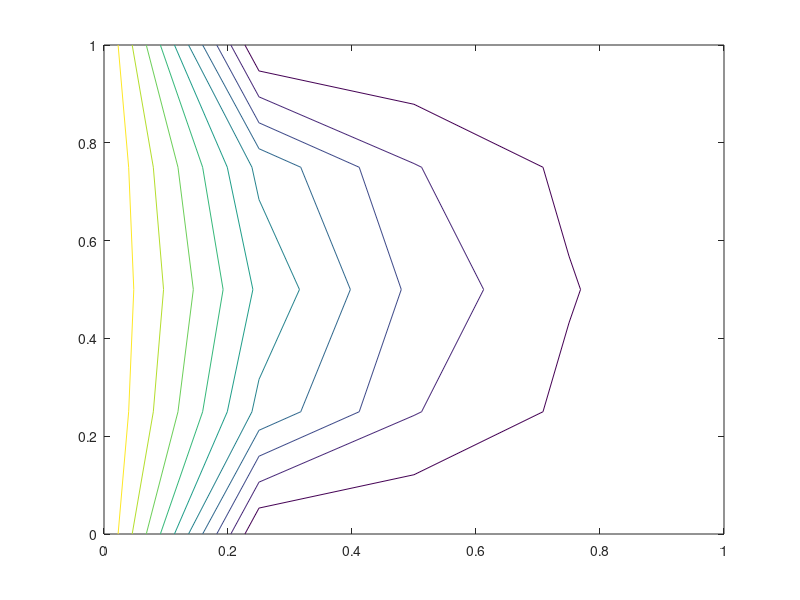

Reproduce this figure in MATLAB.
%% Diffusion2D_Iterative
% ------------------------------------------------------------------------------
% This is an iterative finite-difference solver for 2-dimensional, Laplacian 
% heat diffusion in cartesian coordinates using Dirichlet boundary conditions
% ∇⋅∇ T = 0
% ------------------------------------------------------------------------------
clear all; close all; clc;

%% Computational Parameters
% ------------------------------------------------------------------------------

% Define physical domain
h = 1.0;
w = 1.0;

% Define mesh size
fprintf('Maximum number of points in x-direction') % separate print and input
                                                   % b/c vscode extension
i_max = input('');
fprintf('Maximum number of points in y-direction')
j_max = input('');

% Define temperature at boundry
T_boundry = 100.0;

% Define iteration parameters
residual = 1.0E5;
epsilon = 1.0E-9;

% Define relaxation factor
alpha = 1.8;

% Calculate step sizes
Deltax = w/(i_max-1);
Deltay = h/(j_max-1);

%% Script
% ------------------------------------------------------------------------------

% Discretize and convert to a linear system A*T = b

% Init
T = zeros(i_max,j_max)
% Apply BCs
T(1,:) = T_boundry

% Define Coefficient Matrix
iter = 1;
T_old = T;
tstart = tic; % Measure computation time
while (residual > epsilon)  
    for i = 2:i_max-1
        for j = 2:j_max-1
            % T(i,j) = ((T(i+1,j)+T(i-1,j))/Deltax^2 + (T(i,j+1)+T(i,j-1))/Deltay^2)/(2.0/Deltax^2 + 2.0/Deltay^2); % Unrelaxed Gauss-Seidal
            % T(i,j) = T(i,j) + ( (T(i+1,j)-2*T(i,j)+T(i-1,j))/Deltax^2 + (T(i,j+1)-2*T(i,j)+T(i,j-1))/Deltay^2 ) / (2.0/Deltax^2 + 2.0/Deltay^2); % Relaxation form w/ same performance (no over-relaxation factor)
            % overrelaxation: α > 1.0   --Increases rate of convergence, too large will cause unstable
            T(i,j) = T(i,j) + alpha*( (T(i+1,j)-2*T(i,j)+T(i-1,j))/Deltax^2 + (T(i,j+1)-2*T(i,j)+T(i,j-1))/Deltay^2 ) / (2.0/Deltax^2 + 2.0/Deltay^2);
        end
    end
    iter = iter + 1;
    residual = norm(T-T_old);
    fprintf(1,'iter = %i, residual = %g\n',iter,log10(residual))
    T_old = T;
end
toc(tstart);

%% Output Results
% ------------------------------------------------------------------------------

% Init

% Define x and y values
for i = 1:i_max
    for j = 1:j_max
        x(i,j) = Deltax*(i-1);
        y(i,j) = Deltay*(j-1);
        % k = pmap(i,j,i_max); % Alternative to reshape (below)
        % T_plot(i,j) = T(k,1);
    end
end

% Produce isotherm level contour plot of data
contour(x,y,T)